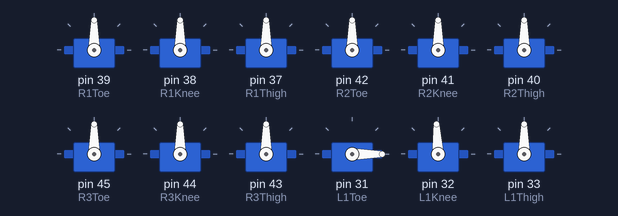
Simulated run of this sketch. Board: Arduino Mega 2560, built with avr-gcc and run on an emulated ATmega2560. On the bench: 12 × servo.

Above: at 0.11 s.
At 0.54 s:
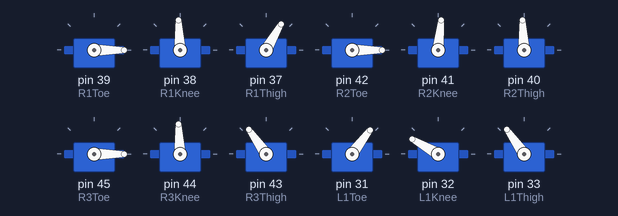
At 0.96 s:
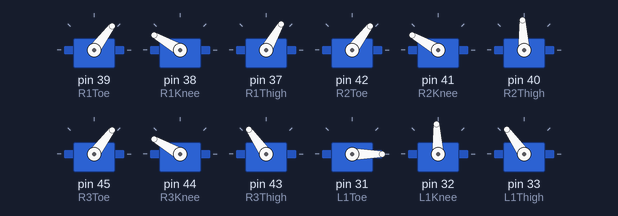
At 1.81 s:
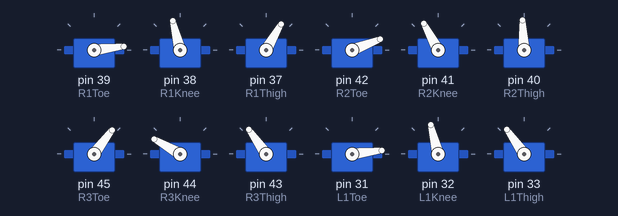
At 3.3 s:
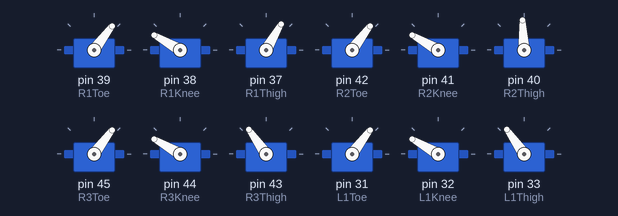
At 38.53 s:
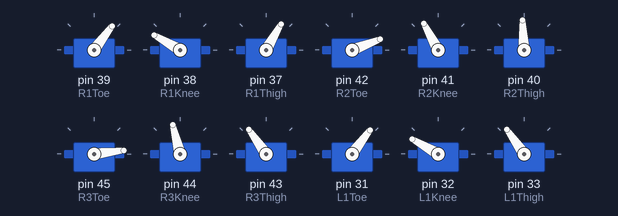
Timing chart, 0 to 40.0 s (numbered marks = the images above):
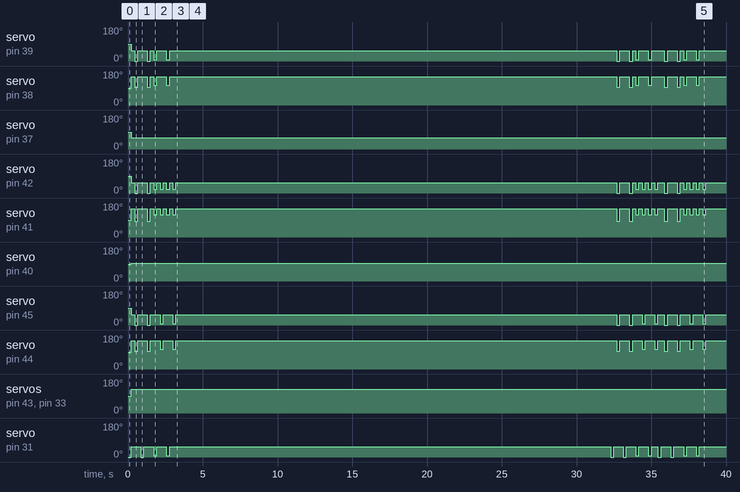

The sketch:

Dance.ino
```cpp
#include<Servo.h>

Servo R1Toe, R1Knee, R1Thigh,
      R2Toe, R2Knee, R2Thigh,
      R3Toe, R3Knee, R3Thigh,
      L1Toe, L1Knee, L1Thigh,
      L2Toe, L2Knee, L2Thigh,
      L3Toe, L3Knee, L3Thigh;


#define MOVE_HEXY_SIZE 864


void setup() {
  // put your setup code here, to run once:
  R1Toe.attach(39);
  R1Knee.attach(38);
  R1Thigh.attach(37);
  R2Toe.attach(42);
  R2Knee.attach(41);
  R2Thigh.attach(40);
  R3Toe.attach(45);
  R3Knee.attach(44);
  R3Thigh.attach(43);
  L1Toe.attach(31);
  L1Knee.attach(32);
  L1Thigh.attach(33);
  L2Toe.attach(28);
  L2Knee.attach(29);
  L2Thigh.attach(30);
  L3Toe.attach(22);
  L3Knee.attach(23);
  L3Thigh.attach(24);
}

void loop() {
  // put your main code here, to run repeatedly:
  move_hexy();
}
const PROGMEM uint16_t move_hexy_time[MOVE_HEXY_SIZE] = {
0, 0, 1, 1, 2, 2, 3, 3, 3, 4, 4, 4, 208, 209, 210, 210, 211, 212, 212, 213, 213, 214, 214, 214, 215, 215, 215, 216, 216, 216, 217, 217, 217, 217, 217, 217, 218, 218, 218, 218, 218, 219, 219, 219, 219, 219, 220, 220, 434, 434, 435, 436, 436, 436, 437, 437, 437, 437, 438, 438, 639, 640, 641, 642, 642, 643, 644, 645, 645, 646, 646, 647, 647, 647, 648, 648, 648, 649, 649, 649, 649, 650, 650, 650, 650, 650, 651, 651, 651, 651, 651, 652, 652, 652, 652, 652, 853, 854, 854, 855, 855, 856, 856, 856, 857, 857, 857, 858, 1061, 1061, 1062, 1063, 1063, 1063, 1064, 1065, 1065, 1066, 1066, 1067, 1067, 1067, 1067, 1068, 1068, 1068, 1069, 1069, 1069, 1069, 1069, 1069, 1069, 1069, 1070, 1070, 1070, 1070, 1070, 1070, 1071, 1071, 1071, 1071, 1275, 1275, 1275, 1276, 1276, 1276, 1277, 1277, 1277, 1277, 1277, 1278, 1479, 1480, 1480, 1481, 1481, 1482, 1483, 1483, 1484, 1485, 1485, 1485, 1486, 1487, 1487, 1487, 1488, 1488, 1488, 1489, 1489, 1489, 1489, 1490, 1490, 1490, 1490, 1491, 1491, 1491, 1491, 1491, 1491, 1492, 1492, 1492, 1704, 1704, 1705, 1706, 1707, 1707, 1708, 1709, 1709, 1710, 1710, 1711, 1711, 1711, 1711, 1712, 1712, 1712, 1712, 1712, 1712, 1713, 1713, 1713, 1913, 1914, 1914, 1915, 1916, 1916, 1917, 1918, 1918, 1918, 1919, 1919, 1919, 1920, 1920, 1920, 1920, 1921, 1921, 1921, 1921, 1922, 1922, 1922, 1922, 1922, 1923, 1923, 1923, 1923, 1923, 1924, 1924, 1924, 1924, 1924, 2136, 2137, 2137, 2138, 2139, 2139, 2140, 2140, 2141, 2142, 2142, 2142, 2143, 2143, 2143, 2144, 2144, 2144, 2144, 2144, 2144, 2145, 2145, 2145, 2345, 2346, 2347, 2347, 2348, 2349, 2350, 2350, 2351, 2351, 2352, 2352, 2353, 2353, 2354, 2354, 2354, 2354, 2355, 2355, 2355, 2355, 2356, 2356, 2356, 2356, 2356, 2357, 2357, 2357, 2357, 2357, 2358, 2358, 2358, 2358, 2558, 2559, 2559, 2560, 2560, 2561, 2562, 2562, 2563, 2563, 2564, 2564, 2564, 2564, 2565, 2565, 2565, 2565, 2565, 2565, 2565, 2565, 2565, 2565, 2767, 2767, 2768, 2768, 2769, 2769, 2770, 2771, 2771, 2772, 2772, 2773, 2773, 2773, 2774, 2774, 2774, 2774, 2775, 2775, 2775, 2775, 2775, 2775, 2775, 2776, 2776, 2776, 2776, 2776, 2776, 2776, 2777, 2777, 2777, 2777, 2979, 2980, 2980, 2981, 2981, 2982, 2983, 2984, 2984, 2985, 2985, 2986, 2986, 2986, 2986, 2987, 2987, 2987, 2987, 2987, 2988, 2988, 2988, 2988, 3187, 3189, 3190, 3191, 3191, 3192, 3193, 3194, 3195, 3195, 3196, 3197, 3197, 3198, 3198, 3198, 3199, 3199, 3199, 3200, 3200, 3200, 3200, 3200, 3201, 3201, 3201, 3201, 3201, 3202, 3202, 3202, 3202, 3202, 3203, 3203, 32272, 32273, 32273, 32274, 32275, 32275, 32276, 32276, 32276, 32276, 32276, 32276, 32480, 32481, 32482, 32483, 32484, 32484, 32485, 32485, 32486, 32486, 32487, 32487, 32487, 32488, 32488, 32488, 32488, 32488, 32489, 32489, 32489, 32489, 32489, 32489, 32490, 32490, 32490, 32490, 32490, 32490, 32491, 32491, 32491, 32491, 32491, 32491, 32694, 32695, 32695, 32696, 32696, 32697, 32697, 32697, 32697, 32698, 32698, 32698, 32899, 32899, 32900, 32900, 32901, 32902, 32902, 32902, 32903, 32903, 32904, 32904, 32904, 32905, 32905, 32905, 32905, 32906, 32906, 32906, 32907, 32907, 32907, 32907, 32907, 32907, 32907, 32908, 32908, 32908, 32908, 32908, 32908, 32908, 32909, 32909, 33111, 33112, 33113, 33113, 33114, 33115, 33115, 33116, 33116, 33116, 33117, 33117, 33320, 33321, 33322, 33322, 33323, 33324, 33325, 33325, 33326, 33326, 33327, 33327, 33328, 33328, 33328, 33329, 33329, 33329, 33330, 33330, 33330, 33330, 33330, 33331, 33331, 33331, 33331, 33331, 33331, 33332, 33332, 33332, 33332, 33332, 33333, 33333, 33536, 33537, 33537, 33538, 33538, 33539, 33539, 33539, 33539, 33540, 33540, 33540, 33741, 33742, 33743, 33743, 33744, 33745, 33746, 33746, 33747, 33747, 33748, 33749, 33749, 33749, 33750, 33750, 33750, 33751, 33751, 33751, 33752, 33752, 33752, 33752, 33752, 33753, 33753, 33753, 33753, 33753, 33754, 33754, 33754, 33754, 33754, 33755, 33956, 33956, 33957, 33957, 33958, 33958, 33959, 33959, 33960, 33960, 33961, 33961, 33961, 33961, 33961, 33962, 33962, 33962, 33962, 33962, 33962, 33963, 33963, 33963, 34163, 34164, 34165, 34166, 34166, 34167, 34168, 34169, 34169, 34170, 34170, 34171, 34171, 34171, 34172, 34172, 34172, 34173, 34173, 34173, 34174, 34174, 34174, 34174, 34174, 34175, 34175, 34175, 34175, 34175, 34176, 34176, 34176, 34176, 34176, 34176, 34378, 34378, 34379, 34380, 34381, 34381, 34382, 34383, 34383, 34383, 34384, 34384, 34384, 34384, 34384, 34385, 34385, 34385, 34385, 34385, 34385, 34385, 34386, 34386, 34586, 34587, 34587, 34588, 34589, 34589, 34590, 34591, 34591, 34592, 34592, 34593, 34593, 34594, 34594, 34594, 34595, 34595, 34595, 34596, 34596, 34596, 34596, 34596, 34597, 34597, 34597, 34597, 34597, 34598, 34598, 34598, 34598, 34598, 34599, 34599, 34799, 34800, 34800, 34801, 34802, 34802, 34803, 34804, 34804, 34805, 34805, 34805, 34806, 34806, 34806, 34806, 34806, 34807, 34807, 34807, 34807, 34807, 34807, 34807, 35007, 35008, 35009, 35010, 35010, 35011, 35012, 35013, 35013, 35014, 35015, 35015, 35016, 35016, 35016, 35017, 35017, 35018, 35018, 35018, 35019, 35019, 35019, 35019, 35019, 35020, 35020, 35020, 35020, 35021, 35021, 35022, 35022, 35022, 35022, 35022, 35222, 35223, 35223, 35224, 35225, 35225, 35226, 35226, 35227, 35228, 35228, 35229, 35229, 35229, 35229, 35230, 35230, 35230, 35230, 35230, 35231, 35231, 35231, 35231, 35433, 35434, 35434, 35435, 35435, 35436, 35436, 35437, 35438, 35438, 35438, 35439, 35439, 35439, 35440, 35440, 35440, 35440, 35441, 35441, 35441, 35441, 35441, 35441, 35441, 35441, 35442, 35442, 35442, 35442, 35442, 35442, 35442, 35442, 35443, 35443};

const PROGMEM uint8_t move_hexy_servo[MOVE_HEXY_SIZE] = {
6, 6, 10, 5, 10, 14, 5, 9, 14, 9, 13, 13, 6, 6, 10, 5, 10, 14, 5, 9, 14, 9, 25, 13, 21, 25, 13, 21, 26, 17, 7, 22, 26, 17, 7, 22, 18, 20, 18, 20, 15, 15, 24, 24, 11, 11, 16, 16, 25, 25, 21, 26, 21, 26, 22, 17, 22, 17, 18, 18, 6, 6, 5, 10, 5, 14, 10, 14, 9, 25, 13, 9, 21, 25, 13, 21, 26, 7, 17, 22, 26, 7, 17, 22, 20, 18, 20, 18, 15, 15, 24, 24, 11, 11, 16, 16, 6, 6, 5, 10, 5, 10, 14, 9, 14, 9, 13, 13, 6, 6, 5, 10, 5, 10, 14, 9, 14, 9, 25, 13, 25, 21, 13, 26, 21, 26, 7, 17, 22, 7, 17, 22, 20, 18, 18, 20, 15, 15, 24, 24, 11, 11, 16, 16, 25, 25, 21, 26, 21, 17, 26, 22, 17, 22, 18, 18, 6, 6, 5, 5, 10, 10, 9, 14, 9, 14, 25, 13, 25, 13, 21, 26, 21, 17, 7, 22, 26, 17, 7, 22, 18, 20, 18, 20, 15, 15, 24, 24, 11, 11, 16, 16, 6, 6, 5, 10, 5, 10, 14, 9, 9, 14, 25, 13, 13, 25, 21, 17, 26, 21, 17, 26, 22, 18, 22, 18, 6, 10, 6, 10, 5, 14, 5, 9, 14, 9, 13, 25, 13, 21, 25, 21, 7, 26, 17, 22, 26, 7, 17, 22, 20, 18, 20, 18, 15, 15, 24, 24, 11, 11, 16, 16, 6, 6, 10, 5, 10, 5, 9, 14, 9, 14, 25, 13, 25, 21, 13, 26, 21, 26, 17, 22, 17, 22, 18, 18, 6, 6, 5, 10, 5, 10, 14, 9, 25, 14, 9, 25, 21, 13, 26, 21, 7, 17, 13, 26, 22, 7, 17, 22, 20, 18, 20, 18, 15, 15, 24, 24, 11, 11, 16, 16, 6, 6, 5, 10, 5, 10, 14, 9, 14, 9, 25, 13, 25, 13, 21, 26, 21, 17, 26, 22, 17, 22, 18, 18, 6, 6, 5, 10, 5, 10, 9, 14, 9, 14, 25, 13, 25, 21, 13, 26, 17, 7, 21, 26, 17, 7, 22, 18, 20, 22, 18, 20, 15, 15, 24, 24, 11, 11, 16, 16, 6, 6, 5, 10, 5, 10, 14, 9, 14, 9, 25, 13, 25, 21, 13, 26, 21, 17, 26, 22, 17, 22, 18, 18, 6, 6, 5, 10, 5, 10, 14, 9, 14, 25, 9, 13, 25, 21, 13, 26, 17, 21, 7, 26, 17, 22, 7, 18, 22, 18, 20, 20, 15, 15, 24, 24, 11, 11, 16, 16, 6, 6, 10, 5, 10, 5, 14, 9, 14, 9, 13, 13, 6, 6, 10, 5, 10, 5, 14, 9, 14, 25, 9, 25, 13, 21, 26, 13, 21, 7, 17, 26, 22, 7, 17, 22, 20, 18, 20, 18, 15, 15, 24, 24, 11, 11, 16, 16, 25, 25, 21, 26, 21, 26, 22, 17, 22, 17, 18, 18, 6, 6, 5, 10, 5, 10, 14, 9, 14, 9, 25, 13, 25, 13, 26, 21, 26, 21, 17, 7, 22, 17, 7, 22, 18, 20, 18, 20, 15, 15, 24, 24, 11, 11, 16, 16, 6, 6, 5, 10, 5, 14, 10, 14, 9, 13, 9, 13, 6, 6, 10, 5, 10, 5, 14, 9, 25, 14, 9, 25, 21, 13, 17, 26, 7, 21, 13, 17, 26, 7, 22, 18, 20, 22, 18, 20, 15, 15, 24, 24, 11, 11, 16, 16, 25, 25, 26, 21, 26, 21, 17, 22, 17, 22, 18, 18, 6, 6, 5, 10, 5, 10, 9, 14, 9, 25, 14, 25, 13, 21, 26, 13, 17, 7, 21, 26, 17, 7, 22, 18, 22, 20, 18, 20, 15, 15, 24, 24, 11, 11, 16, 16, 6, 6, 5, 10, 5, 10, 14, 9, 14, 25, 9, 13, 25, 21, 13, 26, 21, 17, 26, 22, 17, 22, 18, 18, 6, 6, 10, 5, 10, 5, 14, 9, 14, 9, 25, 13, 25, 26, 13, 21, 26, 7, 17, 21, 7, 17, 22, 20, 18, 22, 20, 18, 15, 15, 24, 24, 11, 11, 16, 16, 6, 10, 10, 6, 9, 14, 5, 9, 25, 14, 5, 25, 13, 21, 26, 13, 21, 17, 26, 22, 17, 22, 18, 18, 6, 6, 10, 5, 10, 5, 14, 9, 14, 9, 25, 13, 25, 21, 13, 26, 21, 26, 7, 17, 22, 7, 17, 22, 20, 18, 20, 18, 15, 15, 24, 24, 11, 11, 16, 16, 6, 6, 5, 10, 5, 10, 14, 9, 14, 9, 25, 13, 25, 13, 26, 21, 26, 21, 17, 22, 17, 22, 18, 18, 6, 6, 10, 5, 10, 5, 14, 9, 14, 9, 13, 25, 13, 25, 21, 26, 21, 17, 7, 26, 22, 17, 7, 22, 18, 20, 18, 20, 15, 15, 24, 24, 11, 11, 16, 16, 6, 6, 5, 10, 5, 10, 14, 9, 14, 9, 13, 25, 13, 25, 21, 26, 21, 17, 22, 26, 17, 22, 18, 18, 6, 6, 10, 5, 10, 5, 9, 14, 9, 14, 25, 13, 25, 13, 21, 26, 21, 26, 17, 7, 22, 17, 7, 22, 18, 20, 18, 20, 15, 15, 24, 24, 11, 11, 16, 16};

const PROGMEM uint8_t move_hexy_pos[MOVE_HEXY_SIZE] = {
209 , 150 , 209 , 109 , 141 , 209 , 50 , 109 , 150 , 50 , 109 , 50 , 150 , 209 , 141 , 50 , 209 , 150 , 109 , 50 , 209 , 109 , 209 , 50 , 209 , 209 , 109 , 209 , 109 , 209 , 205 , 109 , 109 , 209 , 183 , 109 , 109 , 122 , 109 , 150 , 150 , 116 , 150 , 116 , 122 , 150 , 205 , 183 , 209 , 150 , 209 , 109 , 141 , 50 , 109 , 209 , 50 , 150 , 109 , 50 , 209 , 209 , 109 , 209 , 109 , 209 , 209 , 209 , 109 , 150 , 109 , 109 , 141 , 209 , 109 , 209 , 50 , 183 , 150 , 50 , 109 , 183 , 209 , 109 , 150 , 50 , 150 , 109 , 116 , 116 , 116 , 116 , 150 , 150 , 183 , 183 , 209 , 150 , 109 , 209 , 50 , 141 , 209 , 109 , 150 , 50 , 109 , 50 , 150 , 209 , 50 , 141 , 109 , 209 , 150 , 50 , 209 , 109 , 209 , 50 , 209 , 209 , 109 , 109 , 209 , 109 , 183 , 209 , 109 , 183 , 209 , 109 , 150 , 109 , 109 , 150 , 116 , 116 , 116 , 116 , 150 , 150 , 183 , 183 , 209 , 150 , 209 , 109 , 141 , 209 , 50 , 109 , 150 , 50 , 109 , 50 , 209 , 209 , 109 , 109 , 209 , 209 , 109 , 209 , 109 , 209 , 150 , 109 , 209 , 109 , 141 , 50 , 209 , 150 , 183 , 50 , 109 , 209 , 183 , 109 , 50 , 150 , 109 , 150 , 116 , 116 , 116 , 116 , 150 , 150 , 183 , 183 , 209 , 162 , 109 , 209 , 62 , 176 , 209 , 109 , 76 , 209 , 209 , 109 , 109 , 162 , 209 , 209 , 109 , 176 , 209 , 62 , 109 , 109 , 76 , 109 , 162 , 176 , 209 , 209 , 62 , 209 , 109 , 76 , 209 , 109 , 109 , 162 , 109 , 176 , 209 , 209 , 183 , 62 , 209 , 76 , 109 , 183 , 209 , 109 , 150 , 109 , 150 , 109 , 116 , 116 , 116 , 116 , 150 , 150 , 183 , 183 , 209 , 209 , 209 , 109 , 176 , 109 , 109 , 209 , 76 , 162 , 209 , 109 , 209 , 209 , 62 , 109 , 176 , 109 , 209 , 109 , 162 , 76 , 109 , 62 , 209 , 209 , 109 , 176 , 109 , 209 , 162 , 76 , 209 , 209 , 109 , 209 , 176 , 62 , 109 , 209 , 183 , 162 , 109 , 109 , 76 , 183 , 209 , 109 , 150 , 62 , 150 , 109 , 116 , 116 , 116 , 116 , 150 , 150 , 183 , 183 , 209 , 162 , 109 , 209 , 62 , 176 , 209 , 109 , 209 , 76 , 209 , 109 , 162 , 109 , 209 , 109 , 176 , 209 , 62 , 109 , 209 , 76 , 109 , 109 , 162 , 209 , 62 , 176 , 109 , 209 , 76 , 209 , 109 , 209 , 162 , 109 , 209 , 176 , 109 , 62 , 209 , 183 , 209 , 109 , 209 , 183 , 76 , 109 , 150 , 109 , 109 , 150 , 116 , 116 , 116 , 116 , 150 , 150 , 183 , 183 , 209 , 209 , 109 , 209 , 109 , 176 , 209 , 109 , 162 , 76 , 209 , 109 , 209 , 209 , 62 , 109 , 176 , 209 , 109 , 109 , 162 , 76 , 109 , 62 , 209 , 209 , 109 , 176 , 109 , 209 , 162 , 76 , 209 , 209 , 109 , 62 , 209 , 176 , 109 , 109 , 162 , 209 , 183 , 109 , 209 , 76 , 183 , 62 , 109 , 109 , 150 , 150 , 116 , 116 , 116 , 116 , 150 , 150 , 183 , 183 , 1816 , 150 , 1816 , 1816 , 141 , 50 , 1816 , 1816 , 150 , 50 , 1816 , 50 , 150 , 209 , 141 , 50 , 209 , 109 , 150 , 50 , 209 , 1816 , 109 , 209 , 50 , 1816 , 1816 , 109 , 209 , 1816 , 1816 , 109 , 1816 , 183 , 209 , 109 , 1816 , 1816 , 150 , 109 , 1816 , 116 , 1816 , 116 , 1816 , 150 , 1816 , 183 , 209 , 150 , 209 , 109 , 141 , 50 , 109 , 209 , 50 , 150 , 109 , 50 , 209 , 209 , 109 , 209 , 109 , 209 , 209 , 109 , 209 , 109 , 150 , 109 , 209 , 109 , 50 , 141 , 109 , 209 , 150 , 183 , 50 , 209 , 183 , 109 , 50 , 150 , 109 , 150 , 116 , 116 , 116 , 116 , 150 , 150 , 183 , 183 , 209 , 150 , 109 , 209 , 50 , 209 , 141 , 150 , 109 , 109 , 50 , 50 , 150 , 209 , 141 , 50 , 209 , 109 , 150 , 50 , 209 , 209 , 109 , 209 , 209 , 50 , 209 , 109 , 183 , 209 , 109 , 209 , 109 , 183 , 109 , 109 , 150 , 109 , 109 , 150 , 116 , 116 , 116 , 116 , 150 , 150 , 183 , 183 , 209 , 150 , 109 , 209 , 50 , 141 , 209 , 109 , 150 , 50 , 109 , 50 , 209 , 209 , 109 , 209 , 109 , 209 , 109 , 209 , 109 , 150 , 209 , 209 , 109 , 141 , 50 , 109 , 150 , 183 , 209 , 109 , 209 , 183 , 50 , 50 , 109 , 150 , 109 , 150 , 116 , 116 , 116 , 116 , 150 , 150 , 183 , 183 , 209 , 162 , 109 , 209 , 62 , 176 , 209 , 109 , 209 , 209 , 76 , 109 , 162 , 209 , 109 , 109 , 176 , 209 , 62 , 109 , 209 , 76 , 109 , 109 , 162 , 209 , 176 , 62 , 209 , 109 , 209 , 76 , 209 , 109 , 162 , 109 , 209 , 62 , 109 , 176 , 109 , 183 , 209 , 209 , 183 , 209 , 76 , 150 , 109 , 109 , 150 , 109 , 116 , 116 , 116 , 116 , 150 , 150 , 183 , 183 , 209 , 209 , 176 , 209 , 109 , 209 , 109 , 76 , 209 , 162 , 109 , 209 , 109 , 209 , 109 , 62 , 176 , 209 , 109 , 109 , 162 , 76 , 109 , 62 , 209 , 209 , 176 , 109 , 209 , 109 , 162 , 76 , 209 , 109 , 209 , 62 , 209 , 176 , 109 , 109 , 209 , 109 , 183 , 162 , 76 , 183 , 209 , 109 , 150 , 62 , 150 , 109 , 116 , 116 , 116 , 116 , 150 , 150 , 183 , 183 , 209 , 162 , 109 , 209 , 62 , 176 , 209 , 109 , 209 , 76 , 209 , 109 , 162 , 109 , 109 , 209 , 62 , 176 , 209 , 109 , 209 , 76 , 109 , 109 , 162 , 209 , 176 , 62 , 209 , 109 , 209 , 76 , 209 , 109 , 109 , 162 , 109 , 209 , 176 , 62 , 209 , 209 , 183 , 109 , 76 , 209 , 183 , 109 , 109 , 150 , 109 , 150 , 116 , 116 , 116 , 116 , 150 , 150 , 183 , 183 , 209 , 209 , 109 , 209 , 109 , 176 , 209 , 109 , 162 , 76 , 109 , 209 , 62 , 209 , 209 , 109 , 176 , 209 , 109 , 109 , 162 , 76 , 109 , 62 , 209 , 209 , 176 , 109 , 209 , 109 , 76 , 162 , 109 , 209 , 209 , 62 , 209 , 109 , 176 , 109 , 209 , 109 , 162 , 183 , 76 , 209 , 183 , 109 , 62 , 150 , 109 , 150 , 116 , 116 , 116 , 116 , 150 , 150 , 183 , 183 };
void move_hexy() {
  int startTime = millis();
  int currentTime = 0;
  int last_update = 0;
  for (int i = 0; i < MOVE_HEXY_SIZE; i++) {
    delayMicroseconds(10);
    currentTime = millis() - startTime;
    uint16_t move_time = move_hexy_time[i];
    while (currentTime < move_time) {
      delayMicroseconds(40);
      currentTime = millis() - startTime;
    }
    uint8_t servo_time = move_hexy_servo[i];
    uint8_t servo_pos  = move_hexy_pos[i];
    changeServo(servo_time, servo_pos * 10);
    last_update = currentTime;
  }
}
//Move Size is 100 bytes
//Run this move by using:
// move_hexy()
void changeServo(int servoTime, int servoAngle) {
  switch (servoTime) {
    case 24: R1Thigh.writeMicroseconds(servoAngle);
      break;
    case 25: R1Knee.writeMicroseconds(servoAngle);
      break;
    case 26: R1Toe.writeMicroseconds(servoAngle);
      break;
    case 20: R2Thigh.writeMicroseconds(servoAngle);
      break;
    case 21: R2Knee.writeMicroseconds(servoAngle);
      break;
    case 22: R2Toe.writeMicroseconds(servoAngle);
      break;
    case 16: R3Thigh.writeMicroseconds(servoAngle);
      break;
    case 17: R3Knee.writeMicroseconds(servoAngle);
      break;
    case 18: R3Toe.writeMicroseconds(servoAngle);
      break;
    case 7: L1Thigh.writeMicroseconds(servoAngle);
      break;
    case 6: L1Knee.writeMicroseconds(servoAngle);
      break;
    case 5: L1Toe.writeMicroseconds(servoAngle);
      break;
    case 11:  L2Thigh.writeMicroseconds(servoAngle);
      break;
    case 10:  L2Knee.writeMicroseconds(servoAngle);
      break;
    case 9: L2Toe.writeMicroseconds(servoAngle);
      break;

    case 15 : L3Thigh.writeMicroseconds(servoAngle);
      break;
    case 14: L3Knee.writeMicroseconds(servoAngle);
      break;
    case 13: L3Toe.writeMicroseconds(servoAngle);
      break;
  }
}
```

Measured:
- by itself, servo on pin 39 (R1Toe): 90° → 53° at 0.22 s, → 0° 0.22 s later, → 53° 0.21 s later, → 0° 0.63 s later, … (25 changes in this stretch)
- by itself, servo on pin 37 (R1Thigh): 90° → 60° at 0.22 s
- by itself, servo on pin 42 (R2Toe): 90° → 53° at 0.22 s, → 0° 0.22 s later, → 53° 0.21 s later, → 0° 0.63 s later, … (37 changes in this stretch)
- by itself, servo on pin 40 (R2Thigh): 90° → 93° at 0.22 s
- by itself, servo on pin 45 (R3Toe): 90° → 53° at 0.22 s, → 0° 0.22 s later, → 53° 0.21 s later, → 0° 0.63 s later, … (25 changes in this stretch)
- by itself, servo on pin 43 (R3Thigh), servo on pin 33 (L1Thigh): 90° → 125° at 0.22 s
- by itself, servo on pin 31 (L1Toe): 0° → 53° at 0.22 s, → 0° 0.64 s later, → 53° 0.21 s later, → 7° 0.65 s later, … (23 changes in this stretch)
- by itself, servo on pin 38 (R1Knee): 90° → 150° at 0.22 s, → 93° 0.22 s later, → 150° 0.21 s later, → 93° 0.63 s later, … (25 changes in this stretch)
